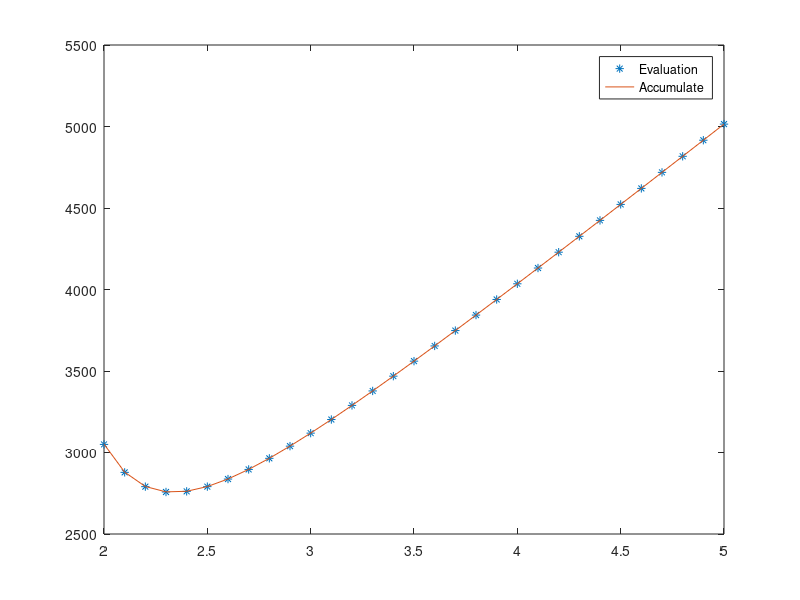

The MATLAB script that drew this image:
clc; clear; close all
data = [
 2,3049.6250000000073,3051.5459186554353;
2.1,2878.1308892353622,2879.4925623359004;
2.2,2790.4984104670903,2791.4887654945464;
2.3000000000000003,2757.692604880268,2758.4298160847857;
2.4000000000000004,2761.582814911245,2762.1431753876823;
2.5000000000000004,2790.580479999995,2791.0144695942354;
2.6000000000000005,2837.1153010675903,2837.457095696536;
2.7000000000000006,2896.1396626082947,2896.412901558042;
2.8000000000000007,2964.222470016749,2964.4438348699127;
2.900000000000001,3038.988613312493,3039.170097236003;
3.000000000000001,3118.7654320987663,3118.9158082304416;
3.100000000000001,3202.3556299171896,3202.481419889923;
3.200000000000001,3288.888876140116,3288.9950005742585;
3.300000000000001,3377.723235215036,3377.8134581533354;
3.4000000000000012,3468.378671926932,3468.455909440856;
3.5000000000000013,3560.4915298897586,3560.558067674251;
3.6000000000000014,3653.7829281613585,3653.8405771931352;
3.7000000000000015,3748.0365251980757,3748.086734617519;
3.8000000000000016,3843.082672624919,3843.1266126575147;
3.9000000000000017,3938.7869840556564,3938.825607667994;
4.000000000000002,4035.041992187501,4035.0760814574;
4.100000000000001,4131.7609916575175,4131.791193024067;
4.200000000000001,4228.873446427642,4228.9002977591;
4.300000000000001,4326.321529195012,4326.345480771195;
4.4,4424.057488417637,4424.078919339829;
4.5,4522.041626445834,4522.060857577796;
4.6,4620.240733210192,4620.258037463446;
4.699999999999999,4718.62686262596,4718.642473194316;
4.799999999999999,4817.176369090139,4817.190486087733;
4.899999999999999,4915.8691430281015,4915.8819388750135;
4.999999999999998,5014.687999999999,5014.699623818239;];

plot(data(:,1),data(:,2),"*");
hold on 
plot(data(:,1),data(:,3));
legend("Evaluation","Accumulate")
% legend()
